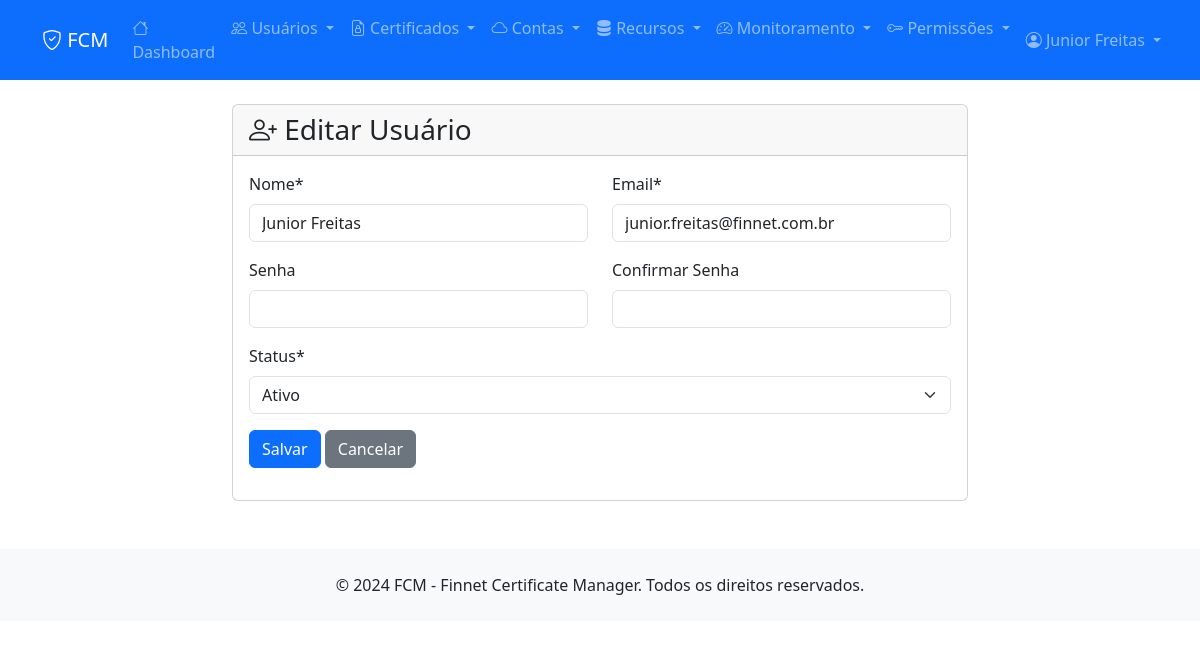
Screenshot of /users/a446ea35-40c9-4a63-a5c8-027c0910d1ea/edit/ (signed in) with the database file from the repository.
### apps/users/models.py (models this page shows, shortened)
class User(AbstractUser):
    STATUS_CHOICES = [
        (0, 'Ativo'),
        (1, 'Inativo'),
    ]
    id = models.CharField(max_length=255, primary_key=True)
    nome = models.CharField(max_length=255, verbose_name='Nome')
    email = models.EmailField(unique=True, verbose_name='Email')
    status = models.IntegerField(choices=STATUS_CHOICES, default=0, verbose_name='Status')
    data_cad = models.DateTimeField(default=timezone.now, verbose_name='Data de Cadastro')
    usu_cad = models.CharField(max_length=255, verbose_name='Usuário de Cadastro', blank=True)
    data_atu = models.DateTimeField(null=True, blank=True, verbose_name='Data de Atualização')
    usu_atu = models.CharField(max_length=255, null=True, blank=True, verbose_name='Usuário de Atualização')
    username = None
    first_name = None
    last_name = None
    USERNAME_FIELD = 'email'
    REQUIRED_FIELDS = ['nome']
    objects = UserManager()
    class Meta:
        db_table = 'users'
        verbose_name = 'Usuário'
        verbose_name_plural = 'Usuários'

### apps/users/views.py (the view)
# urls.py: path('<str:user_id>/edit/', views.user_edit, name='edit'),
@login_required
def user_edit(request, user_id):
    user = get_object_or_404(User, id=user_id)
    if request.method == 'POST':
        form = UserForm(request.POST, instance=user)
        if form.is_valid():
            user = form.save(commit=False)
            user.usu_atu = request.user.email
            from django.utils import timezone
            user.data_atu = timezone.now()
            user.save()
            messages.success(request, 'Usuário atualizado com sucesso!')
            return redirect('users:list')
    else:
        form = UserForm(instance=user)
    return render(request, 'users/form.html', {
        'form': form,
        'title': 'Editar Usuário',
        'user': user
    })

### templates/users/form.html (shortened to what this page needs)
{% extends 'base.html' %}
{% load crispy_forms_tags %}
{% block content %}
<div class="row justify-content-center">
    <div class="col-md-8">
        <div class="card">
            <div class="card-header">
                <h3 class="mb-0">
                    <i class="bi bi-person-plus"></i> {{ title }}
                </h3>
            </div>
            <div class="card-body">
                {% crispy form %}
            </div>
        </div>
    </div>
</div>
{% endblock %}

### templates/base.html (shortened to what this page needs)
<!DOCTYPE html>
<html lang="pt-br">
<head>
    <link href="https://cdn.jsdelivr.net/npm/bootstrap@5.3.0/dist/css/bootstrap.min.css" rel="stylesheet">
    <link href="https://cdn.jsdelivr.net/npm/bootstrap-icons@1.10.0/font/bootstrap-icons.css" rel="stylesheet">
    <link href="https://cdnjs.cloudflare.com/ajax/libs/font-awesome/6.4.0/css/all.min.css" rel="stylesheet">
</head>
<body>
    <nav class="navbar navbar-expand-lg navbar-dark bg-primary">
        <div class="container">
            <a class="navbar-brand" href="{% url 'dashboard' %}">
                <i class="bi bi-shield-check"></i> FCM
            </a>
            <div class="collapse navbar-collapse" id="navbarNav">
                <ul class="navbar-nav me-auto">
                    <li class="nav-item">
                        <a class="nav-link" href="{% url 'dashboard' %}">
                            <i class="bi bi-house"></i> Dashboard
                        </a>
                    </li>
                    <li class="nav-item dropdown">
                        <a class="nav-link dropdown-toggle" href="#" role="button" data-bs-toggle="dropdown">
                            <i class="bi bi-people"></i> Usuários
                        </a>
                    </li>
                    <li class="nav-item dropdown">
                        <a class="nav-link dropdown-toggle" href="#" role="button" data-bs-toggle="dropdown">
                            <i class="bi bi-file-earmark-lock"></i> Certificados
                        </a>
                    </li>
                    <li class="nav-item dropdown">
                        <a class="nav-link dropdown-toggle" href="#" role="button" data-bs-toggle="dropdown">
                            <i class="bi bi-cloud"></i> Contas
                        </a>
                    </li>
                    <li class="nav-item dropdown">
                        <a class="nav-link dropdown-toggle" href="#" role="button" data-bs-toggle="dropdown">
                            <i class="bi bi-server"></i> Recursos
                        </a>
                    </li>
                    <li class="nav-item dropdown">
                        <a class="nav-link dropdown-toggle" href="#" role="button" data-bs-toggle="dropdown">
                            <i class="bi bi-speedometer2"></i> Monitoramento
                        </a>
                    </li>
                    <li class="nav-item dropdown">
                        <a class="nav-link dropdown-toggle" href="#" role="button" data-bs-toggle="dropdown">
                            <i class="bi bi-key"></i> Permissões
                        </a>
                    </li>
                </ul>
                <ul class="navbar-nav">
                    {% if user.is_authenticated %}
                        <li class="nav-item dropdown">
                            <a class="nav-link dropdown-toggle" href="#" role="button" data-bs-toggle="dropdown">
                                <i class="bi bi-person-circle"></i> {{ user.nome|default:user.email }}
                            </a>
                        </li>
                    {% else %}
                        <li class="nav-item">
                            <a class="nav-link" href="{% url 'login' %}">
                                <i class="bi bi-box-arrow-in-right"></i> Entrar
                            </a>
                        </li>
                    {% endif %}
                </ul>
            </div>
        </div>
    </nav>
    <main class="container my-4">
        {% block content %}{% endblock %}
    </main>
    <footer class="bg-light py-4 mt-5">
        <div class="container text-center">
            <p class="mb-0">&copy; 2024 FCM - Finnet Certificate Manager. Todos os direitos reservados.</p>
        </div>
    </footer>
</body>
</html>

### rows the page displays
User: nome "Junior Freitas", email "junior.freitas@finnet.com.br", status "Ativo"

### other values shown
{{ title }} "Editar Usuário"
